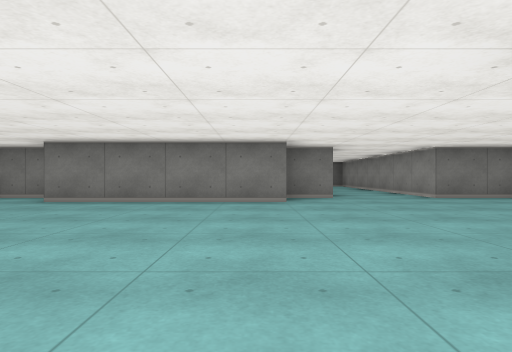
View 1 (above)

23 first-person views from a walk through a cub3D maze. The camera is about half as high as the walls, looks level and sees 75° across. The floor is counted in squares. Each view is taken from the middle of a square. On the plan, view 1 faces up. The plan holds only what a view shows up to about 9 squares ahead; the rest is blank.

View 2
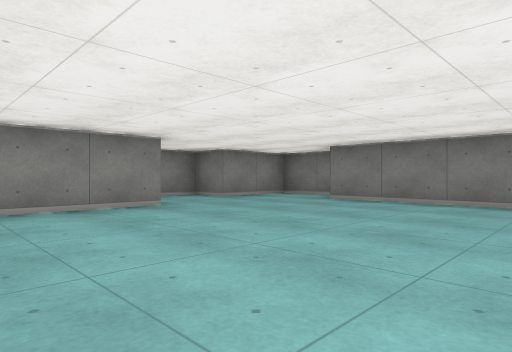

View 3
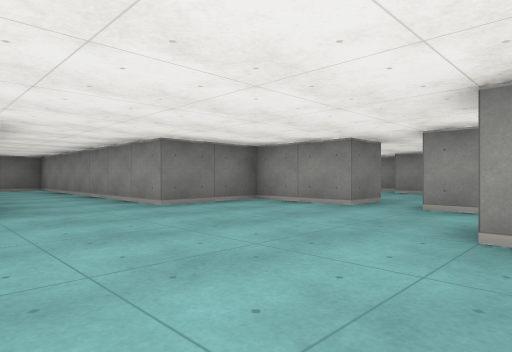

View 4
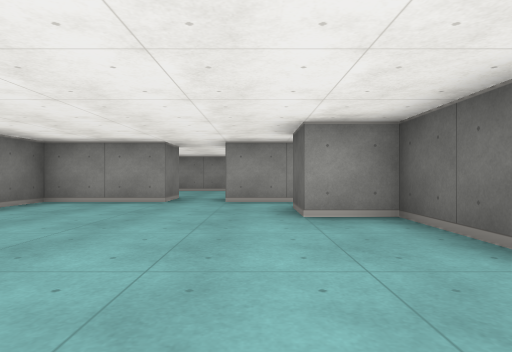

View 5
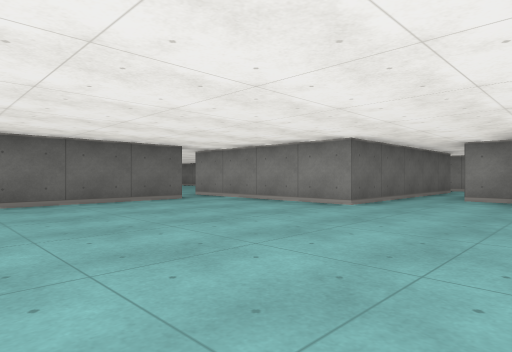

View 6
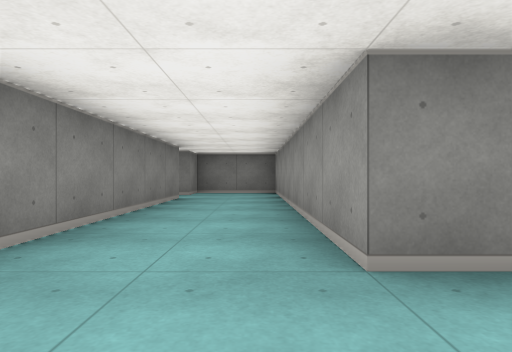

View 7
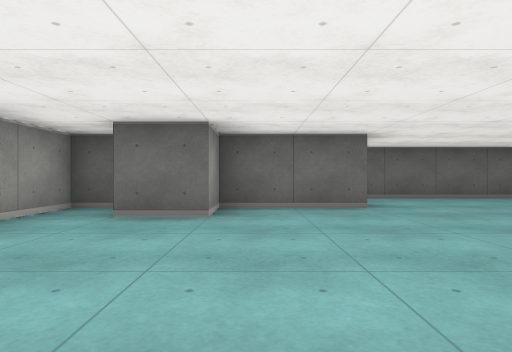

View 8
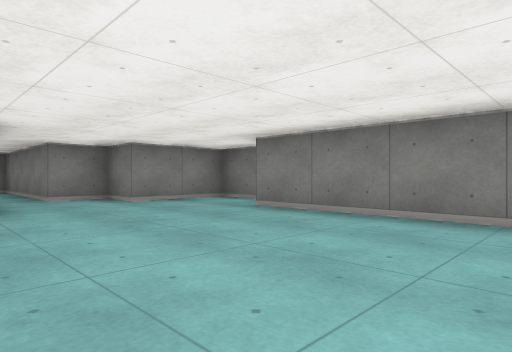

View 9
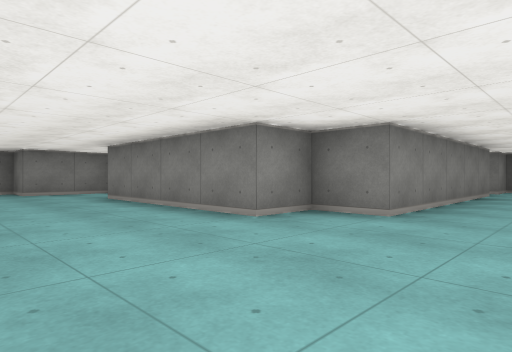

View 10
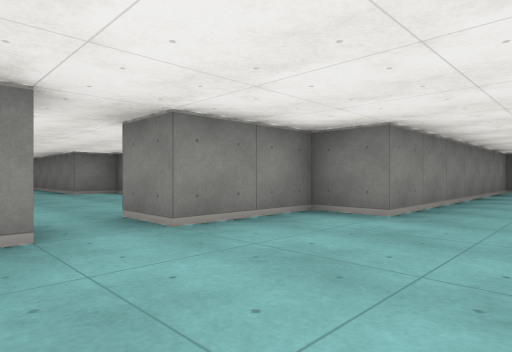

View 11
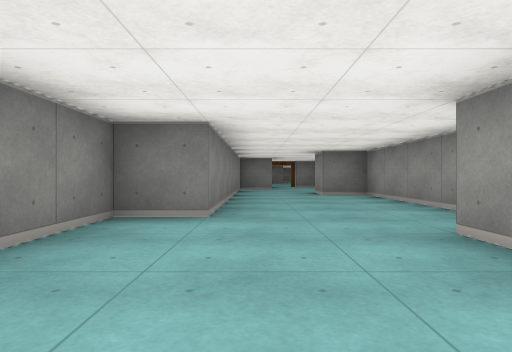

View 12
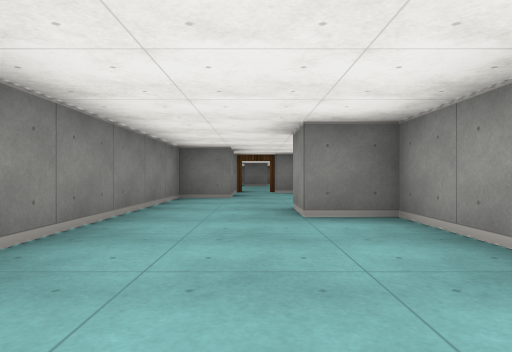

View 13
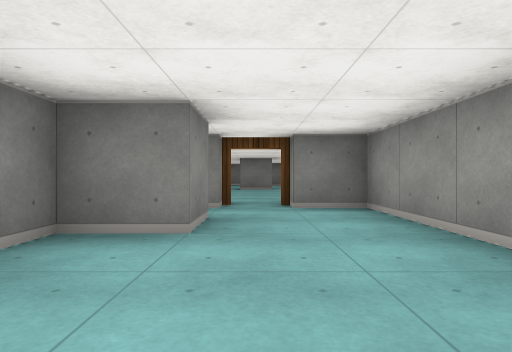

View 14
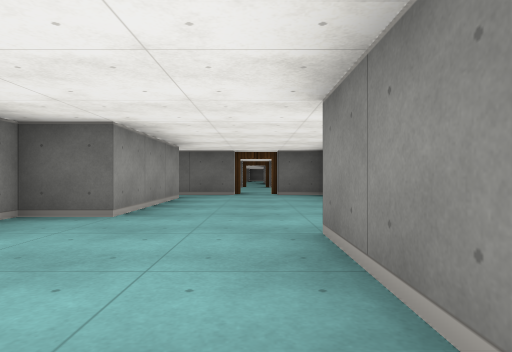

View 15
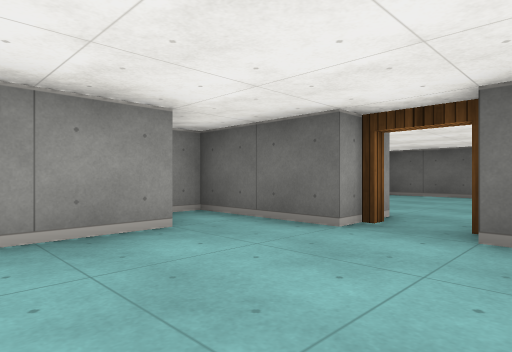

View 16
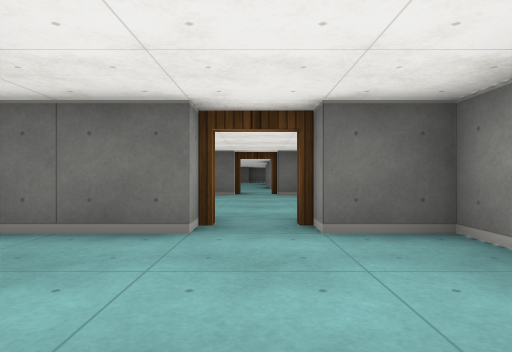

View 17
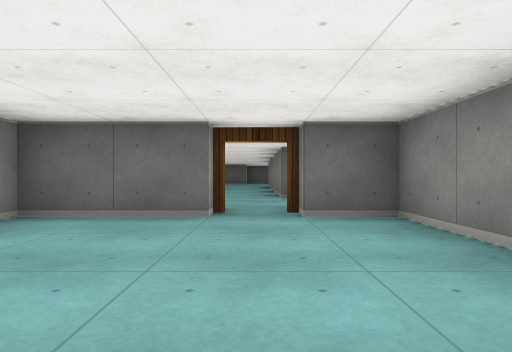

View 18
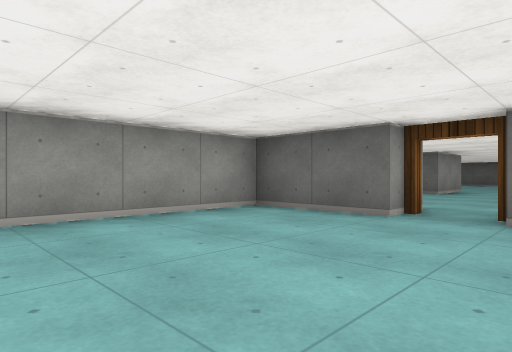

View 19
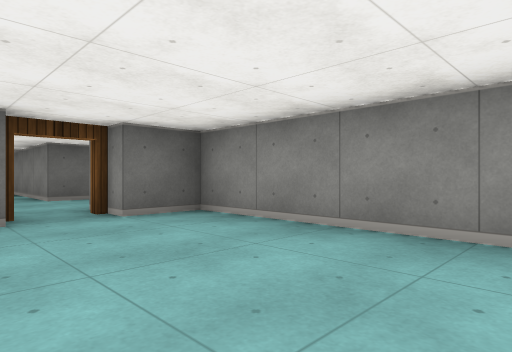

View 20
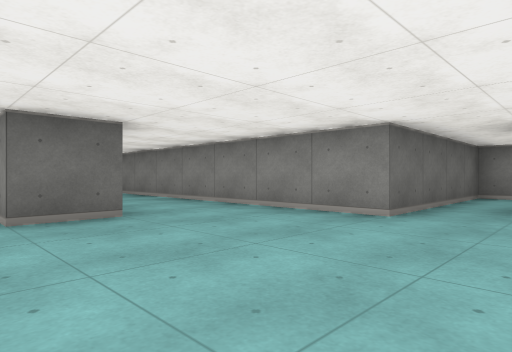

View 21
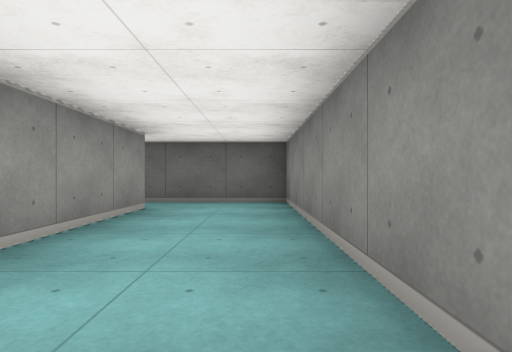

View 22
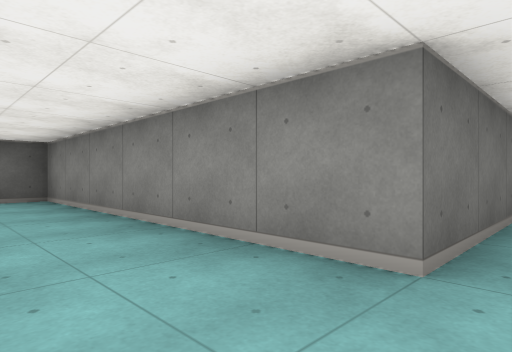

View 23
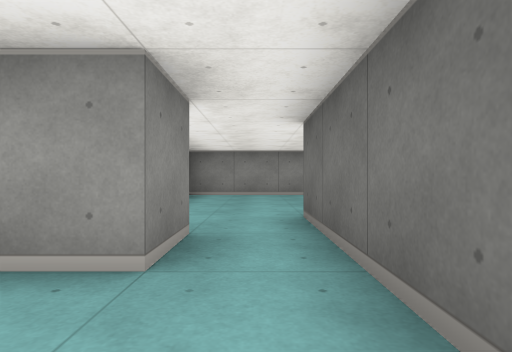

### Floor plan
Points are (right, up) in squares from view 1. A wall is a line through its corners. A room is listed if a view was taken in it or the views show most of it. See-through windows are left out.
Room 1 (views 1, 2, 3, 4, 5, 6, 7, 8, 9)
walls: (1.4, 1.5) (3.5, 1.5) (3.5, 2.5) (4.5, 2.5); (-4.1, 6.5) (-5.5, 6.5) (-5.5, 4.5) (-6.5, 4.5) (-6.5, 3.5) (-9.5, 3.5); (4.9, 1.5) (5.5, 1.5) (5.5, 3.5); (5.5, 4.5) (5.5, 6.5) (3.5, 6.5) (3.5, 13.5) (1.5, 13.5) (1.5, 12.5); (-3.5, -0.5) (1.5, -0.5); (1.5, 11.5) (1.5, 6.5) (0.5, 6.5) (0.5, 5.5) (-3.5, 5.5); (-9.5, 2.5) (-4.5, 2.5) (-4.5, -1.5)
ways out: opening at (6, 4) to room 2; opening at (2.5, 0) to room 5; opening at (-9, 3); opening at (-4, -1); opening at (1, 12)
Room 2 (views 10, 11, 12, 13, 14, 15, 16)
walls: (10.5, 12.9) (10.5, 15.5) (9.5, 15.5); (6.5, 3.5) (6.5, 1.5) (7.5, 1.5); (9.5, 2.5) (9.5, 5.5) (10.5, 5.5) (10.5, 10.5) (9.5, 10.5) (9.5, 11.5); (8.5, 1.5) (10.5, 1.5) (10.5, 2); (8.5, 14.5) (8.5, 13.5) (7.5, 13.5) (7.5, 6.5) (6.5, 6.5) (6.5, 4.5) (5.5, 4.5)
ways out: opening at (6, 4) to room 1; open door at (8, 1) to room 3; open door at (9, 16)
Room 3 (views 17, 18, 19)
walls: (6.5, -0.2) (6.5, -3.5) (7.5, -3.5); (8.5, -3.5) (10.5, -3.5) (10.5, -0.4)
ways out: open door at (8, 1) to room 2; open door at (8, -4) to room 4
Room 4 (view 20)
walls: (6.5, -5.5) (5.5, -5.5); (9.5, -8.5) (10.5, -8.5); (11.5, -7.1) (11.5, -4.5); (5.5, -6.5) (7.5, -6.5) (7.5, -8.5)
ways out: open door at (8, -4) to room 3; opening at (6, -6) to room 5; opening at (8.5, -9.5)
Room 5 (views 21, 22, 23)
walls: (5.5, -5.5) (5.5, -2.9); (1.5, -0.5) (3.5, -0.5) (3.5, -6.5) (5.5, -6.5)
ways out: opening at (2.5, 0) to room 1; opening at (6, -6) to room 4

Where each view was taken, in squares from view 1:
view 1: 0 up, 0 right, facing up
view 2: 0 up, 0 right, facing up-left
view 3: 2 up, 1 right, facing up-right
view 4: 3 up, 0 right, facing right
view 5: 5 up, 0 right, facing down-left
view 6: 5 up, 3 right, facing up
view 7: 6 up, 3 right, facing down
view 8: 2 up, 0 right, facing up-left
view 9: 3 up, 3 right, facing up-left
view 10: 3 up, 9 right, facing up-left
view 11: 3 up, 8 right, facing up
view 12: 7 up, 9 right, facing up
view 13: 11 up, 9 right, facing up
view 14: 9 up, 8 right, facing down
view 15: 4 up, 7 right, facing down-right
view 16: 4 up, 8 right, facing down
view 17: 0 up, 8 right, facing down
view 18: 0 up, 7 right, facing down-right
view 19: 0 up, 9 right, facing down-left
view 20: 5 down, 11 right, facing down-left
view 21: 1 down, 4 right, facing down
view 22: 0 up, 5 right, facing down-left
view 23: 6 down, 4 right, facing right
